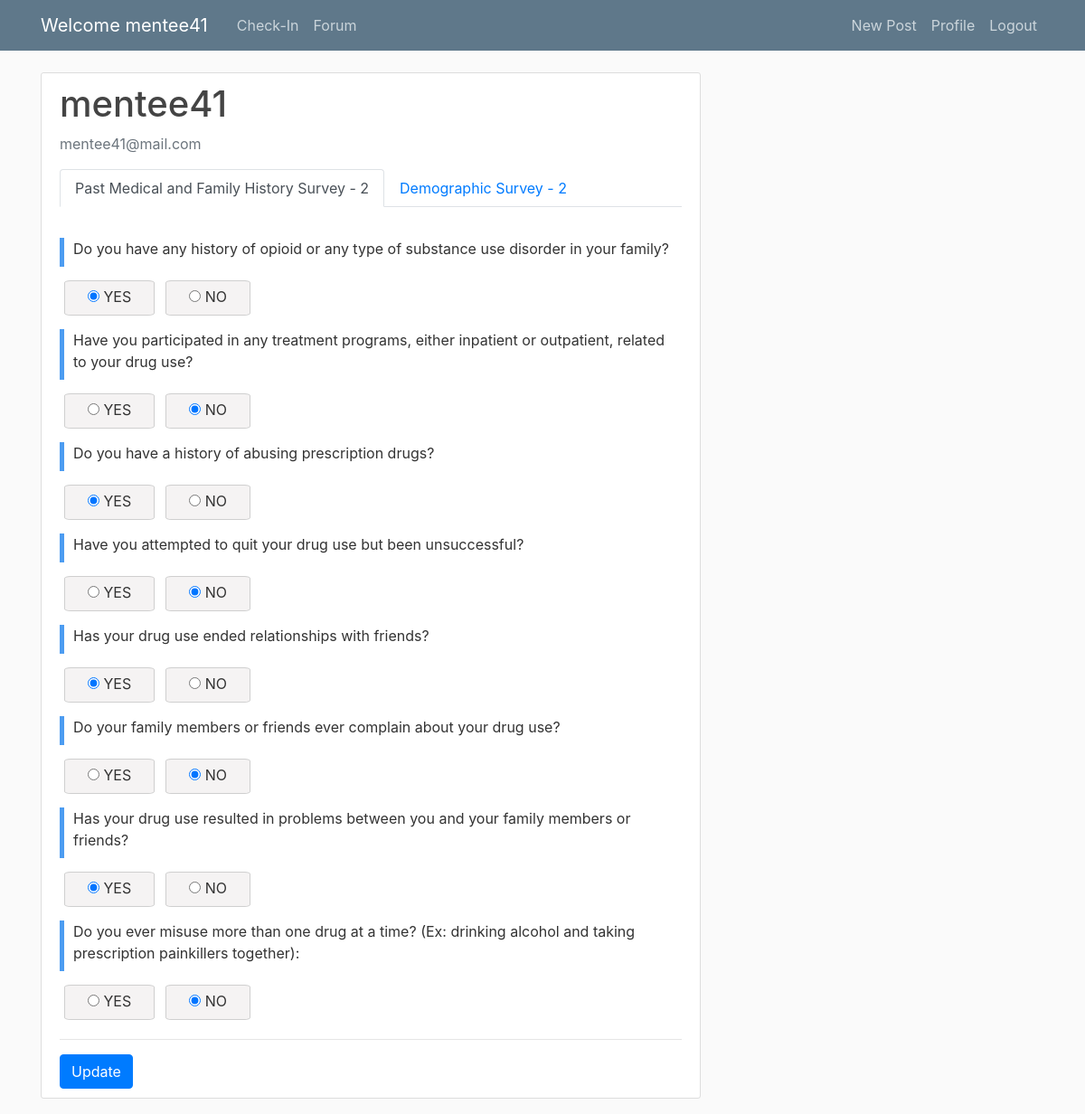
The page /profile/ (signed in) on the database its author committed.
### survey/models.py (models this page shows, shortened)
class Survey(models.Model):
    title = models.CharField(max_length=200)
    description = models.TextField(blank=True)
    created_at = models.DateTimeField(auto_now_add=True)
    updated_at = models.DateTimeField(auto_now=True)

class Question(models.Model):
    survey = models.ForeignKey(Survey, on_delete=models.CASCADE)
    question = models.CharField(max_length=300)
    options = models.ManyToManyField('Option')
    weight = models.IntegerField(default=1)
    created_at = models.DateTimeField(auto_now_add=True)
    updated_at = models.DateTimeField(auto_now=True)

### users/views.py (the view)
# urls.py: path('profile/', user_views.profile, name='profile'),
@login_required
def profile(request):
    PMH_survey = get_object_or_404(Survey, title=PAST_HISTORY_SURVEY)
    if PMH_survey is None:
        return render(request, 'survey/error.html', {'message': 'No survey available.'})
    existing_responses = Response.objects.filter(survey=PMH_survey, user=request.user)
    initial_data = {}
    if existing_responses.exists():
        for response in existing_responses:
            field_name = f'question_{response.question.id}'
            try:
                selected_option = Option.objects.get(question=response.question, option=response.selected_options)
                initial_data[field_name] = selected_option.id
            except Option.DoesNotExist:
                pass
    print('initial_data :: ', initial_data)
    if request.method == 'POST':
        form = HistorySurveyForm(request.POST, survey_id=PMH_survey.id)
        if form.is_valid():
            user = request.user  # Get the current authenticated user
            for question in Question.objects.filter(survey_id=PMH_survey.id):
                selected_option = form.cleaned_data[f'question_{question.id}']
                selected_option_id = Option.objects.get(id=selected_option.id)
                Response.objects.update_or_create(
                    survey=PMH_survey,
                    user=request.user,
                    question=question,
                    defaults={'selected_options': selected_option_id.option}
                )
            return redirect('profile')  # Redirect to a thank-you page after successful submission
    else:
        form = HistorySurveyForm(initial=initial_data, survey_id=PMH_survey.id)
    demographic_survey = get_object_or_404(Survey, title=DEMOGRAPHIC_SURVEY)
    if demographic_survey is None:
        return render(request, 'survey/error.html', {'message': 'No survey available.'})
    existing_responses = Response.objects.filter(survey=demographic_survey, user=request.user)
    initial_data = {}
    if existing_responses.exists():
        for response in existing_responses:
            field_name = f'question_{response.question.id}'
            try:
                selected_option = Option.objects.get(question=response.question, option=response.selected_options)
                initial_data[field_name] = selected_option.id
            except Option.DoesNotExist:
                pass
    print('initial_data :: ', initial_data)
    if request.method == 'POST':
        demographic_form = DemographicSurveyForm(request.POST, survey_id=demographic_survey.id)
        if demographic_form.is_valid():
            user = request.user  # Get the current authenticated user
            for question in Question.objects.filter(survey_id=demographic_survey.id):
                selected_option = demographic_form.cleaned_data[f'question_{question.id}']
                selected_option_id = Option.objects.get(id=selected_option.id)
                Response.objects.update_or_create(
                    survey=demographic_survey,
                    user=request.user,
                    question=question,
                    defaults={'selected_options': selected_option_id.option}
                )
            return redirect('profile')  # Redirect to a thank-you page after successful submission
    else:
        demographic_form = DemographicSurveyForm(initial=initial_data, survey_id=demographic_survey.id)
    return render(request, 'users/profile.html', {'PMH_survey': PMH_survey, 'demographic_survey': demographic_survey, 'form': form , 'demographic_form': demographic_form})

### users/forms.py
class HistorySurveyForm(forms.ModelForm):
    class Meta:
        model = Response
        fields = []
    def __init__(self, *args, **kwargs):
        survey_id = kwargs.pop('survey_id')
        initial = kwargs.get('initial', {})
        super(HistorySurveyForm, self).__init__(*args, **kwargs)
        questions = Question.objects.filter(survey_id=survey_id)
        for question in questions:
            field_name = f'question_{question.id}'
            self.fields[field_name] = forms.ModelChoiceField(
                label=question.question,  # Corrected to question.question
                queryset=Option.objects.filter(question=question),
                widget=forms.RadioSelect
            )
            if field_name in initial:
                self.fields[field_name].initial = initial[field_name]

class DemographicSurveyForm(forms.ModelForm):
    class Meta:
        model = Response
        fields = []
    def __init__(self, *args, **kwargs):
        survey_id = kwargs.pop('survey_id')
        initial = kwargs.get('initial', {})
        super(DemographicSurveyForm, self).__init__(*args, **kwargs)
        questions = Question.objects.filter(survey_id=survey_id)
        for question in questions:
            field_name = f'question_{question.id}'
            self.fields[field_name] = forms.ModelChoiceField(
                label=question.question,  # Corrected to question.question
                queryset=Option.objects.filter(question=question),
                widget=forms.RadioSelect
            )
            if field_name in initial:
                self.fields[field_name].initial = initial[field_name]

### survey/models.py (called while the page is built)
    def __str__(self):
        return self.option

### users/templates/users/profile.html (shortened to what this page needs)
{% extends "feed/base.html" %}
{% load crispy_forms_tags %}
{% block content %}
    <div class="content-section">
        <div class="media">
            <div class="media-body">
                <h4 class="account-heading">{{ user.username }}</h4>
                <p class="text-secondary">{{ user.email }}</p>
            </div>
        </div>
        <ul class="nav nav-tabs" id="surveyTab" role="tablist">
            <li class="nav-item">
                <a class="nav-link active" id="pmh-tab" data-toggle="tab" href="#pmh" role="tab" aria-controls="pmh" aria-selected="true">{{ PMH_survey.title }}</a>
            </li>
            <li class="nav-item">
                <a class="nav-link" id="demographic-tab" data-toggle="tab" href="#demographic" role="tab" aria-controls="demographic" aria-selected="false">{{ demographic_survey.title }}</a>
            </li>
        </ul>
        <div class="tab-content" id="surveyTabContent">
            <div class="tab-pane fade show active" id="pmh" role="tabpanel" aria-labelledby="pmh-tab">
                <br>
                <form method="post">
                    {% for field in form %}
                    <div>
                        <p class="survey-question-title">{{ field.label_tag }}</p>
                        <div class="choices-container">
                            {% for choice in field %}
                                <label class="choice-button choice-option">
                                    {{ choice }}
                                </label><br>
                            {% endfor %}
                        </div>
                    </div>
                    {% endfor %}
                    <hr>
                    <button type="submit" class="btn btn-primary">{% if form.initial %}Update{% else %}Submit{% endif %}</button>
                    <br>
                </form>
            </div>
        </div>
    </div>
{% endblock content %}

### feed/templates/feed/base.html (shortened to what this page needs)
{% load static %}
<!DOCTYPE html>
<html>
<head>
    <link rel="stylesheet" href="https://maxcdn.bootstrapcdn.com/bootstrap/4.0.0/css/bootstrap.min.css">
    <link
    href="https://cdnjs.cloudflare.com/ajax/libs/font-awesome/6.0.0/css/all.min.css"
    rel="stylesheet"
    />
<link rel="stylesheet" type="text/css" href="{% static 'feed/main.css' %}">
</head>
<body>
    <header class="site-header">
      <nav class="navbar navbar-expand-md navbar-dark bg-steel fixed-top">
        <div class="container">
          {% if user.is_authenticated %}
                {% if user.is_superuser %}
                  <a class="navbar-brand mr-4" href="{% url 'survey-home' %}">Welcome {{user.username}}</a>
                {% elif user.user_profile.role == 'mentor' %}
                  <a class="navbar-brand mr-4" href="{% url 'vizual-home' %}">Welcome {{user.username}}</a>
                {% elif user.user_profile.role == 'mentee' %}
                  <a class="navbar-brand mr-4" href="{% url 'survey-home' %}">Welcome {{user.username}}</a>
                {% endif %}
              {% endif %}
          <div class="collapse navbar-collapse" id="navbarToggle">
            <div class="navbar-nav mr-auto">
              {% if user.is_authenticated %}
                {% if user.is_superuser %}
                  <a class="nav-item nav-link" href="{% url 'vizual-home' %}">Progress-Tracker</a>
                  <a class="nav-item nav-link" href="{% url 'survey-home' %}">Check-In</a>
                  <a class="nav-item nav-link" href="{% url 'feed-forum' %}">Forum</a>
                {% elif user.user_profile.role == 'mentor' %}
                  <a class="nav-item nav-link" href="{% url 'vizual-home' %}">Progress-Tracker</a>
                  <a class="nav-item nav-link" href="{% url 'feed-forum' %}">Forum</a>
                {% elif user.user_profile.role == 'mentee' %}
                  <a class="nav-item nav-link" href="{% url 'survey-home' %}">Check-In</a>
                  <a class="nav-item nav-link" href="{% url 'feed-forum' %}">Forum</a>
                {% endif %}
              {% endif %}
            </div>
            <div class="navbar-nav">
              {% if user.is_authenticated %}
                <a class="nav-item nav-link" href="{% url 'post-create' %}">New Post</a>
                <a class="nav-item nav-link" href="{% url 'profile' %}">Profile</a>
                <a class="nav-item nav-link" href="{% url 'logout' %}">Logout</a>
              {% else %}
                <a class="nav-item nav-link" href="{% url 'login' %}">Login</a>
                <a class="nav-item nav-link" href="{% url 'register' %}">Register</a>
              {% endif %}
            </div>
          </div>
        </div>
      </nav>
    </header>
    <main role="main" class="container">
      <div class="row">
        <div class="col-md-8">
          {% block content %}{% endblock %}
        </div>
        <div class="col-md-4">
        </div>
      </div>
    </main>
</body>
</html>

### feed/static/feed/main.css (style rules this page uses)
body { background: #fafafa; color: #333333; margin-top: 5rem; }
h1, h2, h3, h4, h5, h6 { color: #444444; }
ul { margin: 0; }
.bg-steel { background-color: #5f788a; }
.site-header .navbar-nav .nav-link { color: #cbd5db; }
.content-section { background: #ffffff; padding: 10px 20px; border: 1px solid #dddddd; border-radius: 3px; margin-bottom: 20px; }
.account-heading { font-size: 2.5rem; }
.survey-question-title { margin-top: 10px; margin-bottom: 10px; text-align:left; padding-left: 10px; border-left: 5px solid #4c9cf1; }
.choice-button { display: inline-block; margin: 5px; padding: 5px 25px 0px 25px; border: 1px solid #cfcfcf; background-color: #f5f3f3; color: #333; text-align: center; cursor: pointer; transition: background-color 0.3s; border-radius: 7%; }
.choices-container { display: flex; flex-wrap: nowrap; align-items: center; gap: 1px; }
.choice-option { display: flex; align-items: center; }

### rows shown on the page
Survey: title "Past Medical and Family History Survey - 2"
Survey: title "Demographic Survey - 2"
Question: label_tag "Do you have any history of opioid or any type of substance use disorder in your family?"
Question: label_tag "Have you participated in any treatment programs, either inpatient or outpatient, related to your drug use?"
Question: label_tag "Do you have a history of abusing prescription drugs?"
Question: label_tag "Have you attempted to quit your drug use but been unsuccessful?"
Question: label_tag "Has your drug use ended relationships with friends?"
Question: label_tag "Do your family members or friends ever complain about your drug use?"
Question: label_tag "Has your drug use resulted in problems between you and your family members or friends?"

### other values the page prints
{{ user.username }} "mentee41"
{{ user.email }} "mentee41@mail.com"
{{ field.label_tag }} "Do you ever misuse more than one drug at a time? (Ex: drinking alcohol and taking prescription painkillers together):"
